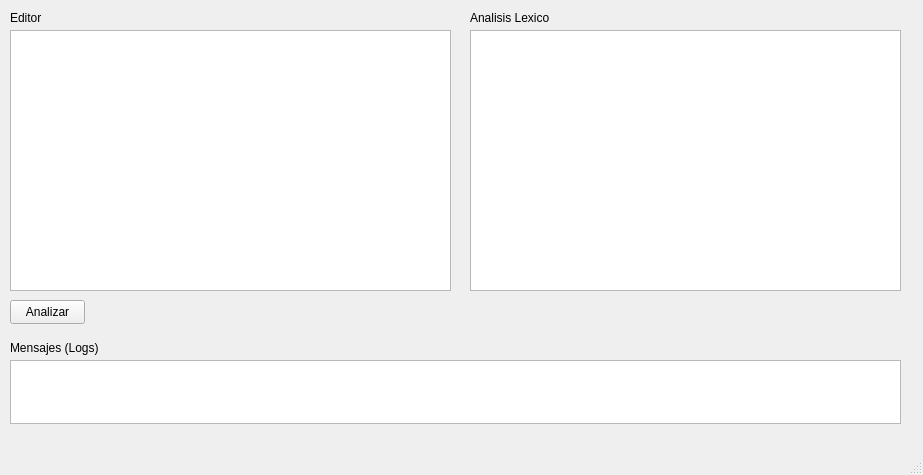
<?xml version="1.0" encoding="UTF-8"?>
<ui version="4.0">
 <class>MainWindow</class>
 <widget class="QMainWindow" name="MainWindow">
  <property name="geometry">
   <rect>
    <x>0</x>
    <y>0</y>
    <width>923</width>
    <height>475</height>
   </rect>
  </property>
  <property name="windowTitle">
   <string>MainWindow</string>
  </property>
  <widget class="QWidget" name="centralwidget">
   <widget class="QPlainTextEdit" name="input_code">
    <property name="geometry">
     <rect>
      <x>10</x>
      <y>30</y>
      <width>441</width>
      <height>261</height>
     </rect>
    </property>
    <property name="cursorWidth">
     <number>1</number>
    </property>
   </widget>
   <widget class="QPlainTextEdit" name="output_result">
    <property name="geometry">
     <rect>
      <x>470</x>
      <y>30</y>
      <width>431</width>
      <height>261</height>
     </rect>
    </property>
    <property name="readOnly">
     <bool>true</bool>
    </property>
    <property name="cursorWidth">
     <number>0</number>
    </property>
   </widget>
   <widget class="QPushButton" name="button_compile">
    <property name="geometry">
     <rect>
      <x>10</x>
      <y>300</y>
      <width>75</width>
      <height>24</height>
     </rect>
    </property>
    <property name="text">
     <string>Analizar</string>
    </property>
   </widget>
   <widget class="QPlainTextEdit" name="output_messages">
    <property name="enabled">
     <bool>true</bool>
    </property>
    <property name="geometry">
     <rect>
      <x>10</x>
      <y>360</y>
      <width>891</width>
      <height>64</height>
     </rect>
    </property>
    <property name="readOnly">
     <bool>true</bool>
    </property>
    <property name="cursorWidth">
     <number>0</number>
    </property>
   </widget>
   <widget class="QLabel" name="label">
    <property name="geometry">
     <rect>
      <x>10</x>
      <y>340</y>
      <width>101</width>
      <height>16</height>
     </rect>
    </property>
    <property name="text">
     <string>Mensajes (Logs)</string>
    </property>
   </widget>
   <widget class="QLabel" name="label_2">
    <property name="geometry">
     <rect>
      <x>10</x>
      <y>10</y>
      <width>101</width>
      <height>16</height>
     </rect>
    </property>
    <property name="text">
     <string>Editor</string>
    </property>
   </widget>
   <widget class="QLabel" name="label_3">
    <property name="geometry">
     <rect>
      <x>470</x>
      <y>10</y>
      <width>101</width>
      <height>16</height>
     </rect>
    </property>
    <property name="text">
     <string>Analisis Lexico</string>
    </property>
   </widget>
  </widget>
  <widget class="QMenuBar" name="menubar">
   <property name="geometry">
    <rect>
     <x>0</x>
     <y>0</y>
     <width>923</width>
     <height>33</height>
    </rect>
   </property>
  </widget>
  <widget class="QStatusBar" name="statusbar"/>
 </widget>
 <resources/>
 <connections/>
</ui>
